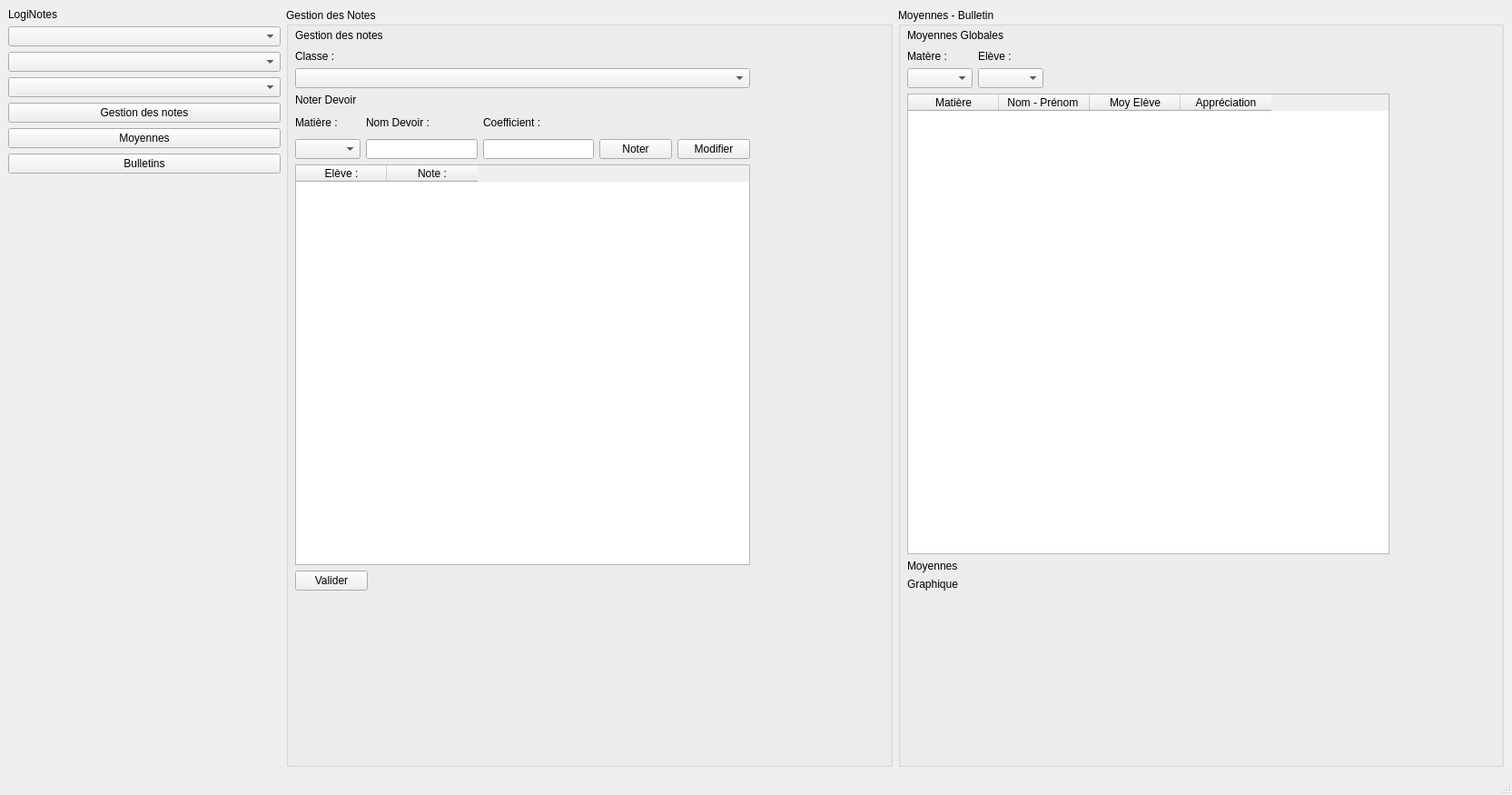
<?xml version="1.0" encoding="UTF-8"?>
<ui version="4.0">
 <class>MainWindow</class>
 <widget class="QMainWindow" name="MainWindow">
  <property name="geometry">
   <rect>
    <x>0</x>
    <y>0</y>
    <width>1665</width>
    <height>875</height>
   </rect>
  </property>
  <property name="windowTitle">
   <string>MainWindow</string>
  </property>
  <widget class="QWidget" name="centralwidget">
   <layout class="QHBoxLayout" name="horizontalLayout_9">
    <item>
     <layout class="QVBoxLayout" name="verticalLayout_12">
      <item>
       <layout class="QVBoxLayout" name="verticalLayout_10">
        <item>
         <widget class="QLabel" name="label_2">
          <property name="sizePolicy">
           <sizepolicy hsizetype="Preferred" vsizetype="Fixed">
            <horstretch>0</horstretch>
            <verstretch>0</verstretch>
           </sizepolicy>
          </property>
          <property name="maximumSize">
           <size>
            <width>16777215</width>
            <height>20</height>
           </size>
          </property>
          <property name="text">
           <string>LogiNotes</string>
          </property>
         </widget>
        </item>
       </layout>
      </item>
      <item>
       <widget class="QComboBox" name="cBAcademie">
        <property name="sizePolicy">
         <sizepolicy hsizetype="Fixed" vsizetype="Fixed">
          <horstretch>0</horstretch>
          <verstretch>0</verstretch>
         </sizepolicy>
        </property>
        <property name="maximumSize">
         <size>
          <width>300</width>
          <height>16777215</height>
         </size>
        </property>
       </widget>
      </item>
      <item>
       <widget class="QComboBox" name="cBEtablissement">
        <property name="sizePolicy">
         <sizepolicy hsizetype="Fixed" vsizetype="Fixed">
          <horstretch>0</horstretch>
          <verstretch>0</verstretch>
         </sizepolicy>
        </property>
        <property name="minimumSize">
         <size>
          <width>300</width>
          <height>0</height>
         </size>
        </property>
       </widget>
      </item>
      <item>
       <widget class="QComboBox" name="cBClasse">
        <property name="sizePolicy">
         <sizepolicy hsizetype="Fixed" vsizetype="Fixed">
          <horstretch>0</horstretch>
          <verstretch>0</verstretch>
         </sizepolicy>
        </property>
        <property name="maximumSize">
         <size>
          <width>300</width>
          <height>300</height>
         </size>
        </property>
       </widget>
      </item>
      <item>
       <widget class="QPushButton" name="pBGestNote">
        <property name="sizePolicy">
         <sizepolicy hsizetype="Fixed" vsizetype="Fixed">
          <horstretch>0</horstretch>
          <verstretch>0</verstretch>
         </sizepolicy>
        </property>
        <property name="maximumSize">
         <size>
          <width>300</width>
          <height>16777215</height>
         </size>
        </property>
        <property name="text">
         <string>Gestion des notes</string>
        </property>
       </widget>
      </item>
      <item>
       <widget class="QPushButton" name="pBMoyenne">
        <property name="sizePolicy">
         <sizepolicy hsizetype="Fixed" vsizetype="Fixed">
          <horstretch>0</horstretch>
          <verstretch>0</verstretch>
         </sizepolicy>
        </property>
        <property name="maximumSize">
         <size>
          <width>300</width>
          <height>16777215</height>
         </size>
        </property>
        <property name="text">
         <string>Moyennes</string>
        </property>
       </widget>
      </item>
      <item>
       <widget class="QPushButton" name="pBBulletin">
        <property name="sizePolicy">
         <sizepolicy hsizetype="Fixed" vsizetype="Fixed">
          <horstretch>0</horstretch>
          <verstretch>0</verstretch>
         </sizepolicy>
        </property>
        <property name="maximumSize">
         <size>
          <width>300</width>
          <height>300</height>
         </size>
        </property>
        <property name="text">
         <string>Bulletins</string>
        </property>
       </widget>
      </item>
      <item>
       <spacer name="verticalSpacer">
        <property name="orientation">
         <enum>Qt::Vertical</enum>
        </property>
        <property name="sizeType">
         <enum>QSizePolicy::Expanding</enum>
        </property>
        <property name="sizeHint" stdset="0">
         <size>
          <width>20</width>
          <height>80</height>
         </size>
        </property>
       </spacer>
      </item>
     </layout>
    </item>
    <item>
     <widget class="QGroupBox" name="groupBox">
      <property name="title">
       <string>Gestion des Notes</string>
      </property>
      <widget class="QWidget" name="verticalLayoutWidget_9">
       <property name="geometry">
        <rect>
         <x>10</x>
         <y>20</y>
         <width>501</width>
         <height>621</height>
        </rect>
       </property>
       <layout class="QVBoxLayout" name="verticalLayout_9">
        <item>
         <layout class="QVBoxLayout" name="verticalLayout_4">
          <item>
           <layout class="QHBoxLayout" name="horizontalLayout_7">
            <item>
             <widget class="QLabel" name="label_4">
              <property name="text">
               <string>Gestion des notes</string>
              </property>
             </widget>
            </item>
            <item>
             <spacer name="horizontalSpacer_3">
              <property name="orientation">
               <enum>Qt::Horizontal</enum>
              </property>
              <property name="sizeHint" stdset="0">
               <size>
                <width>40</width>
                <height>20</height>
               </size>
              </property>
             </spacer>
            </item>
           </layout>
          </item>
          <item>
           <layout class="QHBoxLayout" name="horizontalLayout">
            <item>
             <layout class="QVBoxLayout" name="verticalLayout">
              <item>
               <widget class="QLabel" name="label_9">
                <property name="sizePolicy">
                 <sizepolicy hsizetype="Preferred" vsizetype="Fixed">
                  <horstretch>0</horstretch>
                  <verstretch>0</verstretch>
                 </sizepolicy>
                </property>
                <property name="maximumSize">
                 <size>
                  <width>16777215</width>
                  <height>30</height>
                 </size>
                </property>
                <property name="text">
                 <string>Classe :</string>
                </property>
               </widget>
              </item>
              <item>
               <widget class="QComboBox" name="cBClasseGPNote"/>
              </item>
             </layout>
            </item>
           </layout>
          </item>
          <item>
           <widget class="QLabel" name="label_8">
            <property name="text">
             <string>Noter Devoir</string>
            </property>
           </widget>
          </item>
         </layout>
        </item>
        <item>
         <layout class="QHBoxLayout" name="horizontalLayout_2">
          <item>
           <layout class="QVBoxLayout" name="verticalLayout_5">
            <item>
             <widget class="QLabel" name="label_10">
              <property name="sizePolicy">
               <sizepolicy hsizetype="Preferred" vsizetype="Fixed">
                <horstretch>0</horstretch>
                <verstretch>0</verstretch>
               </sizepolicy>
              </property>
              <property name="maximumSize">
               <size>
                <width>16777215</width>
                <height>30</height>
               </size>
              </property>
              <property name="text">
               <string>Matière :</string>
              </property>
             </widget>
            </item>
            <item>
             <widget class="QComboBox" name="cBMatiereGBNote"/>
            </item>
           </layout>
          </item>
          <item>
           <layout class="QVBoxLayout" name="verticalLayout_2">
            <item>
             <widget class="QLabel" name="label_5">
              <property name="sizePolicy">
               <sizepolicy hsizetype="Preferred" vsizetype="Fixed">
                <horstretch>0</horstretch>
                <verstretch>0</verstretch>
               </sizepolicy>
              </property>
              <property name="maximumSize">
               <size>
                <width>16777215</width>
                <height>30</height>
               </size>
              </property>
              <property name="text">
               <string>Nom Devoir :</string>
              </property>
             </widget>
            </item>
            <item>
             <widget class="QLineEdit" name="lENomNote"/>
            </item>
           </layout>
          </item>
          <item>
           <layout class="QVBoxLayout" name="verticalLayout_3">
            <item>
             <widget class="QLabel" name="label_6">
              <property name="sizePolicy">
               <sizepolicy hsizetype="Preferred" vsizetype="Fixed">
                <horstretch>0</horstretch>
                <verstretch>0</verstretch>
               </sizepolicy>
              </property>
              <property name="maximumSize">
               <size>
                <width>16777215</width>
                <height>30</height>
               </size>
              </property>
              <property name="text">
               <string>Coefficient :</string>
              </property>
             </widget>
            </item>
            <item>
             <widget class="QLineEdit" name="lECoeffNote"/>
            </item>
           </layout>
          </item>
          <item>
           <layout class="QVBoxLayout" name="verticalLayout_15">
            <item>
             <spacer name="verticalSpacer_4">
              <property name="orientation">
               <enum>Qt::Vertical</enum>
              </property>
              <property name="sizeType">
               <enum>QSizePolicy::Fixed</enum>
              </property>
              <property name="sizeHint" stdset="0">
               <size>
                <width>20</width>
                <height>30</height>
               </size>
              </property>
             </spacer>
            </item>
            <item>
             <widget class="QPushButton" name="pBNoterNote">
              <property name="text">
               <string>Noter</string>
              </property>
             </widget>
            </item>
           </layout>
          </item>
          <item>
           <layout class="QVBoxLayout" name="verticalLayout_16">
            <item>
             <spacer name="verticalSpacer_3">
              <property name="orientation">
               <enum>Qt::Vertical</enum>
              </property>
              <property name="sizeType">
               <enum>QSizePolicy::Fixed</enum>
              </property>
              <property name="sizeHint" stdset="0">
               <size>
                <width>20</width>
                <height>30</height>
               </size>
              </property>
             </spacer>
            </item>
            <item>
             <widget class="QPushButton" name="pBModifierNote">
              <property name="text">
               <string>Modifier</string>
              </property>
             </widget>
            </item>
           </layout>
          </item>
         </layout>
        </item>
        <item>
         <widget class="QTableWidget" name="tWTableNotation">
          <column>
           <property name="text">
            <string>Elève :</string>
           </property>
          </column>
          <column>
           <property name="text">
            <string>Note :</string>
           </property>
          </column>
         </widget>
        </item>
        <item>
         <layout class="QHBoxLayout" name="horizontalLayout_3">
          <item>
           <widget class="QPushButton" name="pBValiderNotation">
            <property name="text">
             <string>Valider</string>
            </property>
           </widget>
          </item>
          <item>
           <spacer name="horizontalSpacer">
            <property name="orientation">
             <enum>Qt::Horizontal</enum>
            </property>
            <property name="sizeHint" stdset="0">
             <size>
              <width>40</width>
              <height>20</height>
             </size>
            </property>
           </spacer>
          </item>
         </layout>
        </item>
       </layout>
      </widget>
     </widget>
    </item>
    <item>
     <widget class="QGroupBox" name="groupBox_2">
      <property name="title">
       <string>Moyennes - Bulletin</string>
      </property>
      <widget class="QWidget" name="verticalLayoutWidget_11">
       <property name="geometry">
        <rect>
         <x>10</x>
         <y>20</y>
         <width>531</width>
         <height>621</height>
        </rect>
       </property>
       <layout class="QVBoxLayout" name="verticalLayout_11">
        <item>
         <layout class="QHBoxLayout" name="horizontalLayout_8">
          <item>
           <widget class="QLabel" name="label_15">
            <property name="text">
             <string>Moyennes Globales</string>
            </property>
           </widget>
          </item>
          <item>
           <spacer name="horizontalSpacer_4">
            <property name="orientation">
             <enum>Qt::Horizontal</enum>
            </property>
            <property name="sizeHint" stdset="0">
             <size>
              <width>40</width>
              <height>20</height>
             </size>
            </property>
           </spacer>
          </item>
         </layout>
        </item>
        <item>
         <layout class="QHBoxLayout" name="horizontalLayout_6">
          <item>
           <layout class="QVBoxLayout" name="verticalLayout_7">
            <item>
             <widget class="QLabel" name="label_13">
              <property name="text">
               <string>Matère :</string>
              </property>
             </widget>
            </item>
            <item>
             <widget class="QComboBox" name="cBMatiereBulletin"/>
            </item>
           </layout>
          </item>
          <item>
           <layout class="QVBoxLayout" name="verticalLayout_8">
            <item>
             <widget class="QLabel" name="label_14">
              <property name="text">
               <string>Elève :</string>
              </property>
             </widget>
            </item>
            <item>
             <widget class="QComboBox" name="cBEleveBulletin"/>
            </item>
           </layout>
          </item>
          <item>
           <spacer name="horizontalSpacer_2">
            <property name="orientation">
             <enum>Qt::Horizontal</enum>
            </property>
            <property name="sizeHint" stdset="0">
             <size>
              <width>40</width>
              <height>20</height>
             </size>
            </property>
           </spacer>
          </item>
         </layout>
        </item>
        <item>
         <widget class="QTableWidget" name="tWBulletin">
          <column>
           <property name="text">
            <string>Matière</string>
           </property>
          </column>
          <column>
           <property name="text">
            <string>Nom - Prénom </string>
           </property>
          </column>
          <column>
           <property name="text">
            <string>Moy Elève</string>
           </property>
          </column>
          <column>
           <property name="text">
            <string>Appréciation</string>
           </property>
          </column>
         </widget>
        </item>
        <item>
         <widget class="QLabel" name="label_12">
          <property name="sizePolicy">
           <sizepolicy hsizetype="Fixed" vsizetype="Preferred">
            <horstretch>0</horstretch>
            <verstretch>0</verstretch>
           </sizepolicy>
          </property>
          <property name="minimumSize">
           <size>
            <width>100</width>
            <height>0</height>
           </size>
          </property>
          <property name="text">
           <string>Moyennes</string>
          </property>
         </widget>
        </item>
        <item>
         <widget class="QLabel" name="labGraphRadar">
          <property name="sizePolicy">
           <sizepolicy hsizetype="Fixed" vsizetype="Fixed">
            <horstretch>0</horstretch>
            <verstretch>0</verstretch>
           </sizepolicy>
          </property>
          <property name="minimumSize">
           <size>
            <width>400</width>
            <height>0</height>
           </size>
          </property>
          <property name="text">
           <string>Graphique</string>
          </property>
         </widget>
        </item>
       </layout>
      </widget>
     </widget>
    </item>
   </layout>
  </widget>
  <widget class="QMenuBar" name="menubar">
   <property name="geometry">
    <rect>
     <x>0</x>
     <y>0</y>
     <width>1665</width>
     <height>21</height>
    </rect>
   </property>
  </widget>
  <widget class="QStatusBar" name="statusbar"/>
 </widget>
 <resources/>
 <connections/>
</ui>
